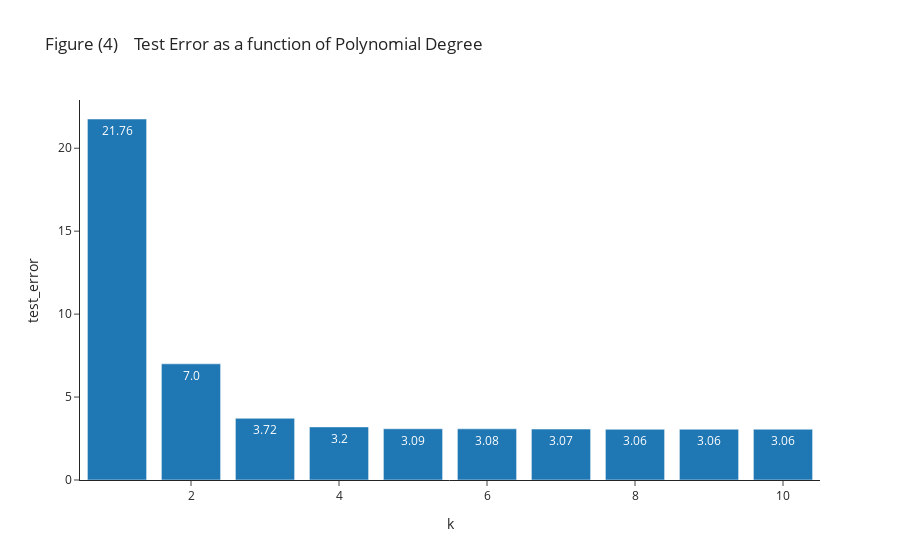

Notebook code for this chart:
### Markdown cell above
Over the subset containing observations only from Israel we will do the following:
* Randomly split the dataset into a training set (75%) and test set (25%).
* For every value k ∈ [1,10], fit a polynomial model of degree k using the training set.
* Record the loss of the model over the test set.

Then we will create a bar plot showing the test error recorded for each value of k. 
This is in order to find which value of k best fits the data.

### Code cell
train_X, test_X, train_y, test_y = train_test_split(df_israel["DayOfYear"], df_israel["Temp"], test_size=0.25)
losses = {'k': [], 'test_error': [], 'test_error_rounded': []}
for k in list(range(1, 11)):
    z = np.poly1d(np.polyfit(train_X.values, train_y, k))
    pred_y = z(test_X.values)
    error = mean_squared_error(pred_y, test_y)
    losses['k'].append(k)
    losses['test_error'].append(error)
    losses['test_error_rounded'].append(round(error, 2))
#     print(f"Degree k={k}, test error: {round(error, 2)}")
fig = px.bar(losses, x='k', y='test_error', text='test_error_rounded',
             title="Figure (4)    Test Error as a function of Polynomial Degree")
fig.show()

### Figure 1 — Plotly figure (JSON) as saved in the notebook; plotly's stock layout.template omitted (floating-point values rounded to 4 significant figures)
{"data": [{"alignmentgroup": "True", "hovertemplate": "k=%{x}<br>test_error=%{y}<br>test_error_rounded=%{text}<extra></extra>", "legendgroup": "", "marker": {"color": "#1F77B4", "pattern": {"shape": ""}}, "name": "", "offsetgroup": "", "orientation": "v", "showlegend": false, "text": ["21.76", "7.0", "3.72", "3.2", "3.09", "3.08", "3.07", "3.06", "3.06", "3.06"], "textposition": "auto", "type": "bar", "x": [1, 2, 3, 4, 5, 6, 7, 8, 9, 10], "xaxis": "x", "y": [21.76, 7.003, 3.719, 3.2, 3.088, 3.084, 3.07, 3.057, 3.06, 3.062], "yaxis": "y"}], "layout": {"barmode": "relative", "legend": {"tracegroupgap": 0}, "title": {"text": "Figure (4)    Test Error as a function of Polynomial Degree"}, "xaxis": {"anchor": "y", "domain": [0, 1], "title": {"text": "k"}}, "yaxis": {"anchor": "x", "domain": [0, 1], "title": {"text": "test_error"}}}}
